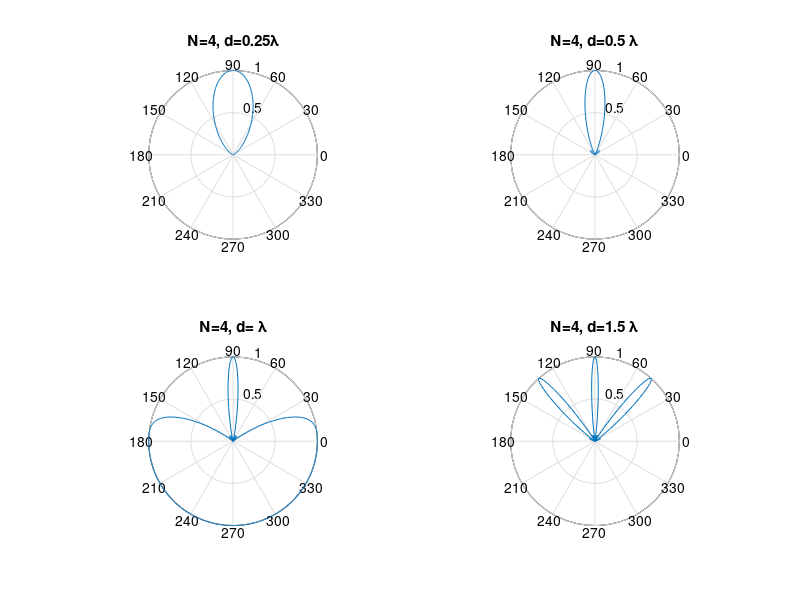
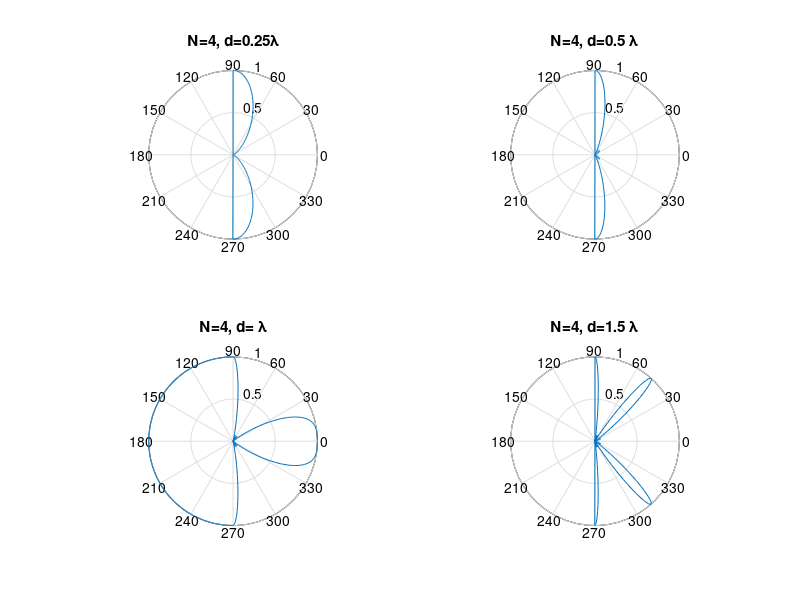
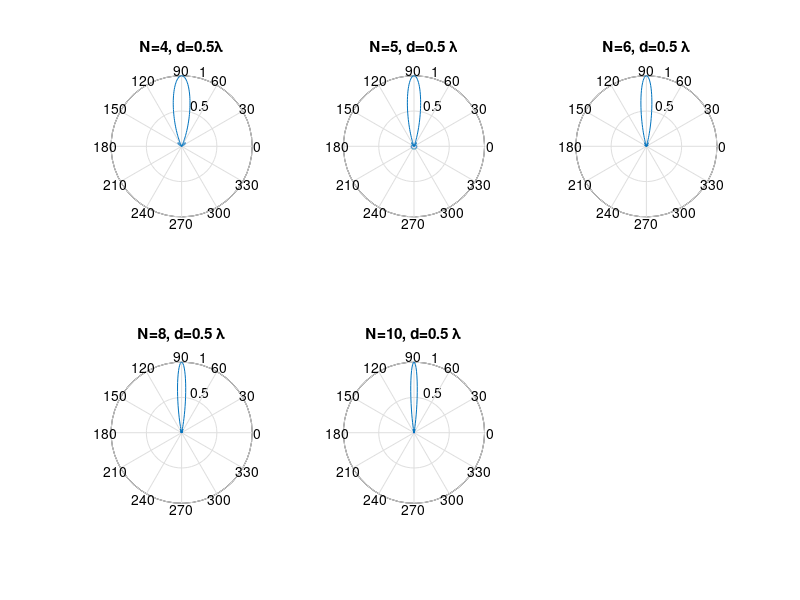
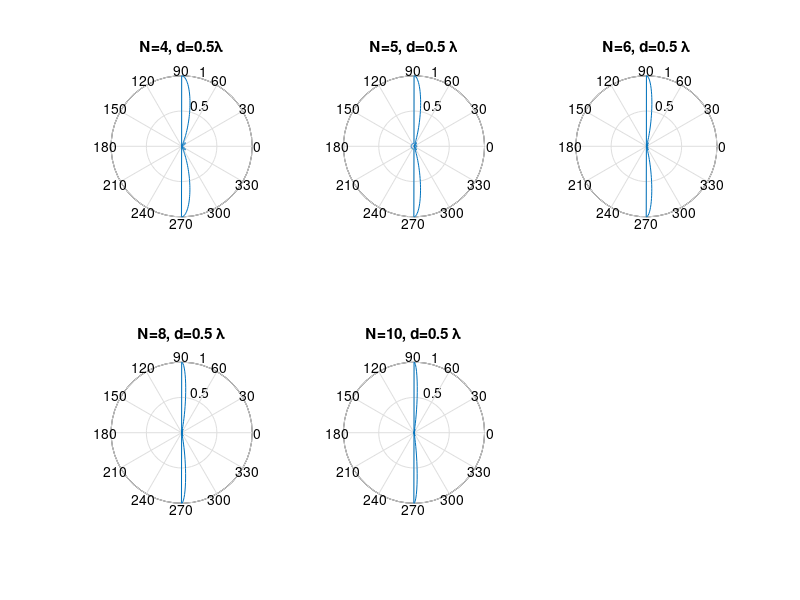

Source code (MATLAB) for these figures, in order: (Note: this script raises an error after producing the figures.)
 %{ 
Computer Programming Assignment #2
EE499-01 Antennas and Radiation
April 12, 2019
Created by: Jessica Atkinson
%}
%{
Use MATLAB to plot the radiation pattern of the following array types. Do
not have the user input information. The script will run and plot all of
the arrays in the order shown. 

For each array, plot the following:
a) 4 source broadside array for d=0.25*L, 0.5*L, L, and 1.5*L
b) 4 source endfire array for d =0.25*L, 0.5*L, L, and 1.5*L
c) N source broadside array with d=0.5*: and N=4,5,6,8,10
d) N source endfire array with d=0.5*: and N=4,5,6,8,10
e) 4 source endfire array with d=0.5*L and for the phase differences of
-pi/5 through -2pi in pi/5 increments

%}

L = 1; % lamda
theta1 = 0:0.01:2*pi;

% anonomous functions 
F_an = @ (N, d, L, theta) ((sin( ((N * pi * d)/(L)).*cos(theta) ) ).^2 )./ (N^2 .* (sin( ((pi * d)/(L)).*cos(theta))).^2); 
y = @ (d,L,theta) ((2*pi*d)/L) .* cos(theta);
F_a = @ (N,d,L,theta) ((sin(((N*pi*d)/L).*cos(theta))).^2)./((sin(((pi*d)/L).*cos(theta))).^2);
theta_broadside = [0:0.01:pi, zeros(1,314)];
theta_endfire = [[0:0.01:pi/2, zeros(1,313)],3*pi/2:0.01:2*pi];
%%%%%%%%%%%%%%%%%%%%%%%%%%%%%%%%%%%%%%%%%%%%%%%%%%%%%%%%%%%%%%%
% a) 4 source broadside array for d=0.25*L, 0.5*L, L, and 1.5*L
N_a = 4; % N
d_a = [0.25 0.5 1 1.5] * L; % d
theta_a = pi / 2; % broadside direction 90 deg

y_a1 = y(d_a(1), L, theta_a);
F_a1 = F_a(N_a,d_a(1),L,theta1);
%F_an_A = (sin( ((N * pi .* d)./(2.*d)).*cos(theta) ) ).^2 ./ (N^2 .* (sin((pi .* d)./(2.*d))).^2); 

%plots for problem a
figure('Name','a) 4 source broadside array','NumberTitle','off');
subplot(2,2,1) 
polar(theta1, F_an(N_a,d_a(1),L,theta_broadside))
title('N=4, d=0.25\lambda')
subplot(2,2,2) 
polar(theta1, (F_an(N_a,d_a(2),L,theta_broadside))) 
title('N=4, d=0.5 \lambda')
subplot(2,2,3) 
polar(theta1, F_an(N_a,d_a(3),L,theta_broadside))
title('N=4, d= \lambda')
subplot(2,2,4) 
polar(theta1, F_an(N_a,d_a(4),L,theta_broadside))
title('N=4, d=1.5 \lambda')

%%%%%%%%%%%%%%%%%%%%%%%%%%%%%%%%%%%%%%%%%%%%%%%%%%%%%%%%%%%%%%
% b) 4 source endfire array for d =0.25*L, 0.5*L, L, and 1.5*L
N_b = 4;
d_b = [0.25 0.5 1 1.5] * L; 
theta_b = 0; % end-fire direction
%F_an_B = (sin( ((N * pi .* d)./(2.*d)).*cos(theta) ) ).^2 ./ (N^2 .* (sin((pi .* d)./(2.*d))).^2); 

%plots for problem b
figure('Name','b) 4 source end-fire array','NumberTitle','off');
subplot(2,2,1) 
polar(theta1, F_an(N_b,d_b(1),L,theta_endfire))
title('N=4, d=0.25\lambda')
subplot(2,2,2) 
polar(theta1, F_an(N_b,d_b(2),L,theta_endfire))
title('N=4, d=0.5 \lambda')
subplot(2,2,3) 
polar(theta1, F_an(N_b,d_b(3),L,theta_endfire))
title('N=4, d= \lambda')
subplot(2,2,4) 
polar(theta1, F_an(N_b,d_b(4),L,theta_endfire))
title('N=4, d=1.5 \lambda')

%%%%%%%%%%%%%%%%%%%%%%%%%%%%%%%%%%%%%%%%%%%%%%%%%%%%%%%%%%%%%
% c) N source broadside array with d=0.5*: and N=4,5,6,8,10
N_c = [4 5 6 8 10];
d_c = 0.5 * L;
theta_c = 90; % broadside direction
%F_an = (sin( ((N .* pi * d)./(2*d)).*cos(theta) ) ).^2 ./ (N.^2 .* (sin((pi * d)/(2*d)))^2); 

%plots for problem c
figure('Name','c) N source broadside array','NumberTitle','off');
subplot(2,3,1) 
polar(theta1, F_an(N_c(1),d_c,L,theta_broadside))
title('N=4, d=0.5\lambda')
subplot(2,3,2) 
polar(theta1, F_an(N_c(2),d_c,L,theta_broadside))
title('N=5, d=0.5 \lambda')
subplot(2,3,3) 
polar(theta1, F_an(N_c(3),d_c,L,theta_broadside))
title('N=6, d=0.5 \lambda')
subplot(2,3,4) 
polar(theta1, F_an(N_c(4),d_c,L,theta_broadside))
title('N=8, d=0.5 \lambda')
subplot(2,3,5) 
polar(theta1, F_an(N_c(5),d_c,L,theta_broadside))
title('N=10, d=0.5 \lambda')

%%%%%%%%%%%%%%%%%%%%%%%%%%%%%%%%%%%%%%%%%%%%%%%%%%%%%%%%%%%%%%%%%%%%%%%%%%
% d) N source endfire array with d=0.5*: and N=4,5,6,8,10
N_d = [4 5 6 8 10];
d_d = 0.5 * L;
theta_d = 0; % end-fire direction
%F_an = (sin( ((N .* pi * d)./(2*d)).*cos(theta) ) ).^2 ./ (N.^2 .* (sin((pi * d)/(2*d)))^2); 

%plots for problem d
figure('Name','d) N source end-fire array','NumberTitle','off');
subplot(2,3,1) 
polar(theta1, F_an(N_d(1),d_d,L,theta_endfire))
title('N=4, d=0.5\lambda')
subplot(2,3,2) 
polar(theta1, F_an(N_d(2),d_d,L,theta_endfire))
title('N=5, d=0.5 \lambda')
subplot(2,3,3) 
polar(theta1, F_an(N_d(3),d_d,L,theta_endfire))
title('N=6, d=0.5 \lambda')
subplot(2,3,4) 
polar(theta1, F_an(N_d(4),d_d,L,theta_endfire))
title('N=8, d=0.5 \lambda')
subplot(2,3,5) 
polar(theta1, F_an(N_d(5),d_d,L,theta_endfire))
title('N=10, d=0.5 \lambda')

%%%%%%%%%%%%%%%%%%%%%%%%%%%%%%%%%%%%%%%%%%%%%%%%%%%%%%%%%%%%%%%%%%%%%%%%%%
% e) 4 source endfire array with d=0.5*L and for the phase differences of
%    -pi/5 through -2pi in pi/5 increments
N_e = 4;
d_e = 0.5 * L;
theta_e = 0; % end-fire direction
phase_shift_e = -pi/5 : pi/5 : 2*pi;
%y = (pi.*(cos(theta)-cos(phase_shift)));
F_an_e = (sin( (N_e/2).* (2*pi*d_e/L).*(cos(theta_e)-cos(phase_shift_e)) )).^2 ./ (N^2 .* (sin(0.5.*(2*pi*d_e/L).*(cos(theta_e)-cos(phase_shift_e)))).^2); 

figure('Name','e) 4 source end-fire array with phase differences','NumberTitle','off');
subplot(1,2,1)
polar(theta1, F_an(N_b,d_e,L,theta1))
title('N=4, d=0.5\lambda')

%end-EE499-Project2%%%%%%%%%%%%%%%%%%%%%%%%%%%%%%%%%%%%%%%%%%%%%%%%%%%%%%